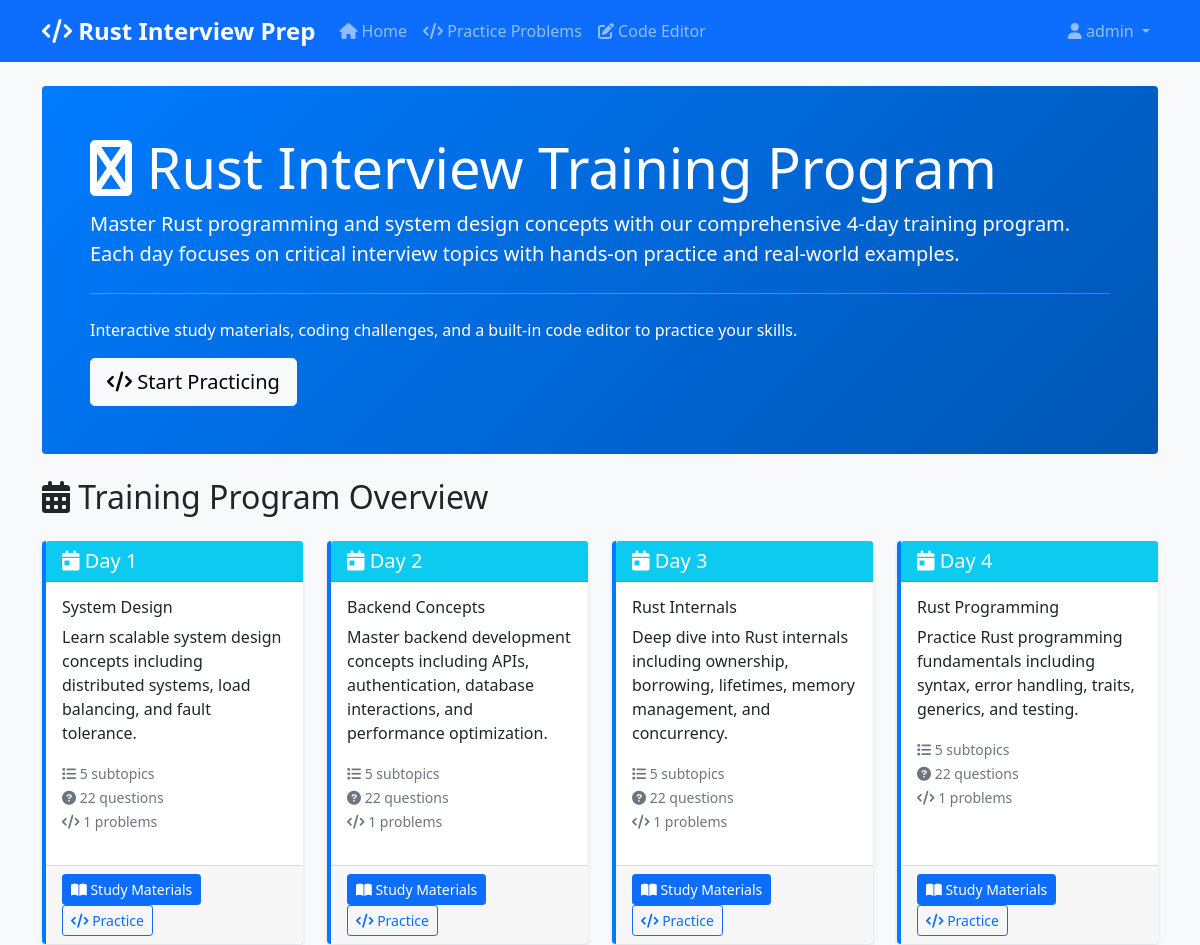
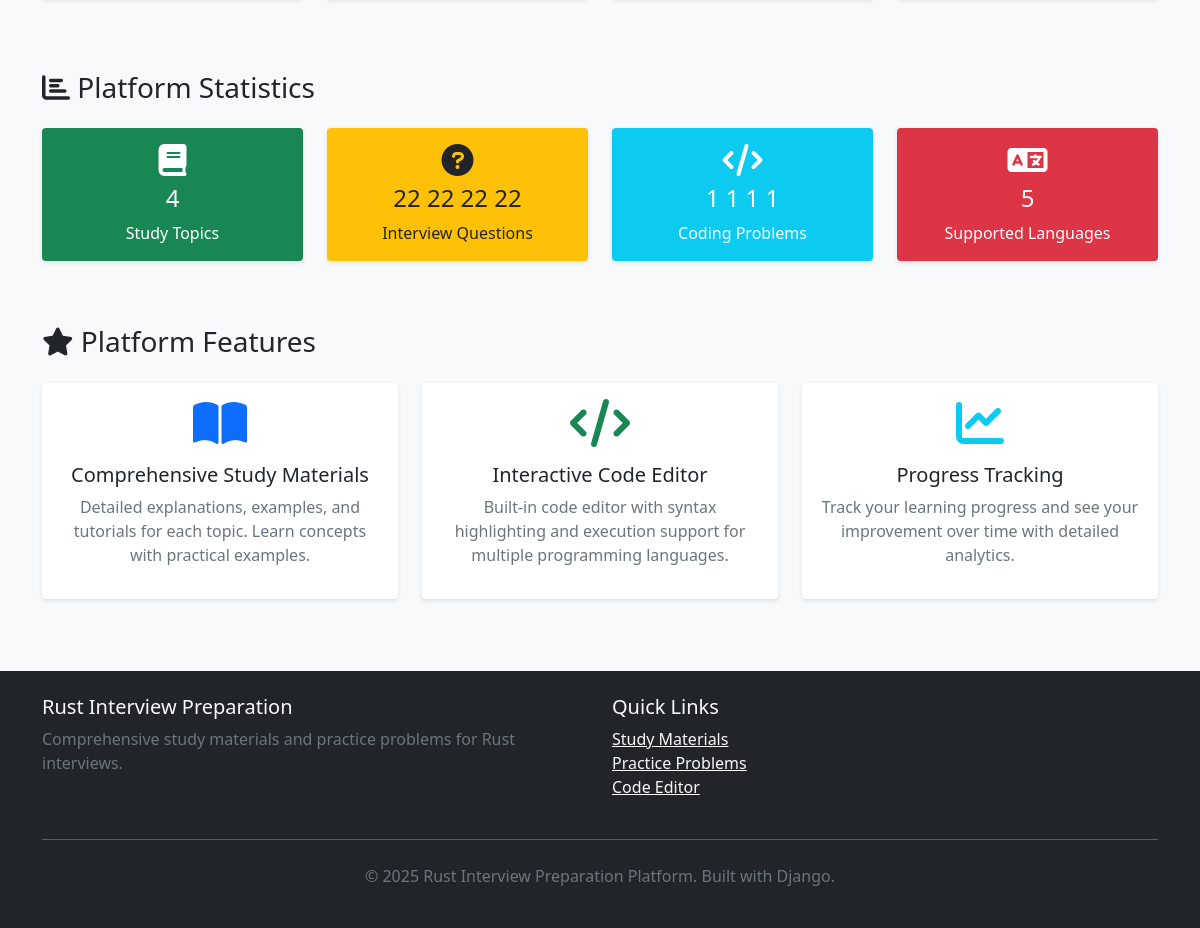
The app's page / (signed in) with its own data (2 pictures, top to bottom).
### materials/models.py (models this page shows, shortened)
class Topic(models.Model):
    title = models.CharField(max_length=200)
    description = models.TextField()
    day_number = models.IntegerField()
    order = models.IntegerField(default=0)
    created_at = models.DateTimeField(auto_now_add=True)
    updated_at = models.DateTimeField(auto_now=True)
    class Meta:
        ordering = ['day_number', 'order']

### materials/views.py (the view)
# urls.py: path('', views.home, name='home'),
def home(request):
    topics = Topic.objects.all().prefetch_related('subtopics', 'questions', 'problems')
    context = {
        'topics': topics
    }
    return render(request, 'materials/home.html', context)

### templates/materials/home.html (shortened to what this page needs)
{% extends 'base.html' %}
{% block content %}
<div class="row">
    <div class="col-md-12">
        <div class="jumbotron bg-primary text-white p-5 rounded mb-4">
            <h1 class="display-4">
                <i class="fas fa-rust"></i> Rust Interview Training Program
            </h1>
            <p class="lead">
                Master Rust programming and system design concepts with our comprehensive 4-day training program.
                Each day focuses on critical interview topics with hands-on practice and real-world examples.
            </p>
            <hr class="my-4 bg-white">
            <p>
                Interactive study materials, coding challenges, and a built-in code editor to practice your skills.
            </p>
            <a class="btn btn-light btn-lg" href="{% url 'materials:practice_problems' %}" role="button">
                <i class="fas fa-code"></i> Start Practicing
            </a>
        </div>
    </div>
</div>
<div class="row">
    <div class="col-md-12">
        <h2 class="mb-4">
            <i class="fas fa-calendar-alt"></i> Training Program Overview
        </h2>
    </div>
</div>
<div class="row">
    {% for topic in topics %}
    <div class="col-md-6 col-lg-3 mb-4">
        <div class="card h-100 topic-card" data-topic-id="{{ topic.id }}">
            <div class="card-header bg-info text-white">
                <h5 class="card-title mb-0">
                    <i class="fas fa-calendar-day"></i> Day {{ topic.day_number }}
                </h5>
            </div>
            <div class="card-body">
                <h6 class="card-title">{{ topic.title }}</h6>
                <p class="card-text">{{ topic.description|truncatewords:20 }}</p>
                <div class="mb-3">
                    <small class="text-muted">
                        <i class="fas fa-list"></i> {{ topic.subtopics.count }} subtopics<br>
                        <i class="fas fa-question-circle"></i> {{ topic.questions.count }} questions<br>
                        <i class="fas fa-code"></i> {{ topic.problems.count }} problems
                    </small>
                </div>
            </div>
            <div class="card-footer">
                <a href="{% url 'materials:topic_detail' topic.id %}" class="btn btn-primary btn-sm">
                    <i class="fas fa-book-open"></i> Study Materials
                </a>
                <a href="{% url 'materials:practice_problems' %}?topic={{ topic.id }}" class="btn btn-outline-primary btn-sm">
                    <i class="fas fa-code"></i> Practice
                </a>
            </div>
        </div>
    </div>
    {% endfor %}
</div>
<div class="row mt-5">
    <div class="col-md-12">
        <h3 class="mb-4">
            <i class="fas fa-chart-bar"></i> Platform Statistics
        </h3>
    </div>
</div>
<div class="row">
    <div class="col-md-3 mb-3">
        <div class="card bg-success text-white">
            <div class="card-body text-center">
                <i class="fas fa-book fa-2x mb-2"></i>
                <h4>{{ topics.count }}</h4>
                <p class="mb-0">Study Topics</p>
            </div>
        </div>
    </div>
    <div class="col-md-3 mb-3">
        <div class="card bg-warning text-dark">
            <div class="card-body text-center">
                <i class="fas fa-question-circle fa-2x mb-2"></i>
                <h4>
                    {% for topic in topics %}
                        {{ topic.questions.count|add:0 }}
                    {% empty %}
                        0
                    {% endfor %}
                </h4>
                <p class="mb-0">Interview Questions</p>
            </div>
        </div>
    </div>
    <div class="col-md-3 mb-3">
        <div class="card bg-info text-white">
            <div class="card-body text-center">
                <i class="fas fa-code fa-2x mb-2"></i>
                <h4>
                    {% for topic in topics %}
                        {{ topic.problems.count|add:0 }}
                    {% empty %}
                        0
                    {% endfor %}
                </h4>
                <p class="mb-0">Coding Problems</p>
            </div>
        </div>
    </div>
    <div class="col-md-3 mb-3">
        <div class="card bg-danger text-white">
            <div class="card-body text-center">
                <i class="fas fa-language fa-2x mb-2"></i>
                <h4>5</h4>
                <p class="mb-0">Supported Languages</p>
            </div>
        </div>
    </div>
</div>
<div class="row mt-5">
    <div class="col-md-12">
        <h3 class="mb-4">
            <i class="fas fa-star"></i> Platform Features
        </h3>
    </div>
</div>
<div class="row">
    <div class="col-md-4 mb-4">
        <div class="card">
            <div class="card-body text-center">
                <i class="fas fa-book-open fa-3x text-primary mb-3"></i>
                <h5>Comprehensive Study Materials</h5>
                <p class="text-muted">
                    Detailed explanations, examples, and tutorials for each topic.
                    Learn concepts with practical examples.
                </p>
            </div>
        </div>
    </div>
    <div class="col-md-4 mb-4">
        <div class="card">
            <div class="card-body text-center">
                <i class="fas fa-code fa-3x text-success mb-3"></i>
                <h5>Interactive Code Editor</h5>
                <p class="text-muted">
                    Built-in code editor with syntax highlighting and execution support
                    for multiple programming languages.
                </p>
            </div>
        </div>
    </div>
    <div class="col-md-4 mb-4">
        <div class="card">
            <div class="card-body text-center">
                <i class="fas fa-chart-line fa-3x text-info mb-3"></i>
                <h5>Progress Tracking</h5>
                <p class="text-muted">
                    Track your learning progress and see your improvement
                    over time with detailed analytics.
                </p>
            </div>
        </div>
    </div>
</div>
{% endblock %}

### templates/base.html (shortened to what this page needs)
<!DOCTYPE html>
<html lang="en">
<head>
    <link href="https://cdn.jsdelivr.net/npm/bootstrap@5.1.3/dist/css/bootstrap.min.css" rel="stylesheet">
    <link rel="stylesheet" href="https://cdnjs.cloudflare.com/ajax/libs/codemirror/6.0.1/codemirror.min.css">
    <link rel="stylesheet" href="https://cdnjs.cloudflare.com/ajax/libs/codemirror/6.0.1/theme/monokai.min.css">
    <link href="https://cdnjs.cloudflare.com/ajax/libs/font-awesome/6.0.0/css/all.min.css" rel="stylesheet">
    {% load static %}
    <link rel="stylesheet" href="{% static 'css/main.css' %}">
</head>
<body>
    <nav class="navbar navbar-expand-lg navbar-dark bg-primary">
        <div class="container">
            <a class="navbar-brand" href="{% url 'materials:home' %}">
                <i class="fas fa-code"></i> Rust Interview Prep
            </a>
            <div class="collapse navbar-collapse" id="navbarNav">
                <ul class="navbar-nav me-auto">
                    <li class="nav-item">
                        <a class="nav-link" href="{% url 'materials:home' %}">
                            <i class="fas fa-home"></i> Home
                        </a>
                    </li>
                    <li class="nav-item">
                        <a class="nav-link" href="{% url 'materials:practice_problems' %}">
                            <i class="fas fa-code"></i> Practice Problems
                        </a>
                    </li>
                    <li class="nav-item">
                        <a class="nav-link" href="{% url 'code_runner:editor' %}">
                            <i class="fas fa-edit"></i> Code Editor
                        </a>
                    </li>
                </ul>
                <ul class="navbar-nav">
                    {% if user.is_authenticated %}
                        <li class="nav-item dropdown">
                            <a class="nav-link dropdown-toggle" href="#" id="navbarDropdown" role="button" data-bs-toggle="dropdown">
                                <i class="fas fa-user"></i> {{ user.username }}
                            </a>
                        </li>
                    {% else %}
                        <li class="nav-item">
                            <a class="nav-link" href="/admin/">
                                <i class="fas fa-sign-in-alt"></i> Login
                            </a>
                        </li>
                    {% endif %}
                </ul>
            </div>
        </div>
    </nav>
    <main class="container mt-4">
        {% block content %}{% endblock %}
    </main>
    <footer class="bg-dark text-light mt-5 py-4">
        <div class="container">
            <div class="row">
                <div class="col-md-6">
                    <h5>Rust Interview Preparation</h5>
                    <p class="text-muted">Comprehensive study materials and practice problems for Rust interviews.</p>
                </div>
                <div class="col-md-6">
                    <h5>Quick Links</h5>
                    <ul class="list-unstyled">
                        <li><a href="{% url 'materials:home' %}" class="text-light">Study Materials</a></li>
                        <li><a href="{% url 'materials:practice_problems' %}" class="text-light">Practice Problems</a></li>
                        <li><a href="{% url 'code_runner:editor' %}" class="text-light">Code Editor</a></li>
                    </ul>
                </div>
            </div>
            <hr class="my-4">
            <div class="text-center text-muted">
                <p>&copy; 2025 Rust Interview Preparation Platform. Built with Django.</p>
            </div>
        </div>
    </footer>
    {% load static %}
</body>
</html>

### static/css/main.css (style rules this page uses)
body { background-color: #f8f9fa; font-family: 'Segoe UI', Tahoma, Geneva, Verdana, sans-serif; }
.navbar-brand { font-weight: bold; font-size: 1.5rem; }
.card { border: none; box-shadow: 0 2px 4px rgba(0,0,0,0.1); transition: all 0.3s ease; }
.topic-card { cursor: pointer; border-left: 4px solid #007bff; }
.jumbotron { background: linear-gradient(135deg, #007bff 0%, #0056b3 100%); border-radius: 10px; }
.card.bg-success, .card.bg-warning, .card.bg-info, .card.bg-danger { border: none; transform: scale(1); transition: transform 0.2s; }
footer { margin-top: auto; }
.fade-in { animation: fadeIn 0.5s ease-in; }

### templates/materials/home.html (style rules this page uses)
.topic-card { transition: transform 0.2s; cursor: pointer; }
.jumbotron { background: linear-gradient(135deg, #007bff 0%, #0056b3 100%); }

### records on screen
Topic: day_number "1", title "System Design", description "Learn scalable system design concepts including distributed systems, load balancing, and fault tolerance.", subtopics.count "5", questions.count "22", problems.count "1", questions.count|add "22", problems.count|add "1"
Topic: day_number "2", title "Backend Concepts", description "Master backend development concepts including APIs, authentication, database interactions, and performance optimization.", subtopics.count "5", questions.count "22", problems.count "1", questions.count|add "22", problems.count|add "1"
Topic: day_number "3", title "Rust Internals", description "Deep dive into Rust internals including ownership, borrowing, lifetimes, memory management, and concurrency.", subtopics.count "5", questions.count "22", problems.count "1", questions.count|add "22", problems.count|add "1"
Topic: day_number "4", title "Rust Programming", description "Practice Rust programming fundamentals including syntax, error handling, traits, generics, and testing.", subtopics.count "5", questions.count "22", problems.count "1", questions.count|add "22", problems.count|add "1"

### other values on screen
{{ user.username }} "admin"
{{ topics.count }} "4"
